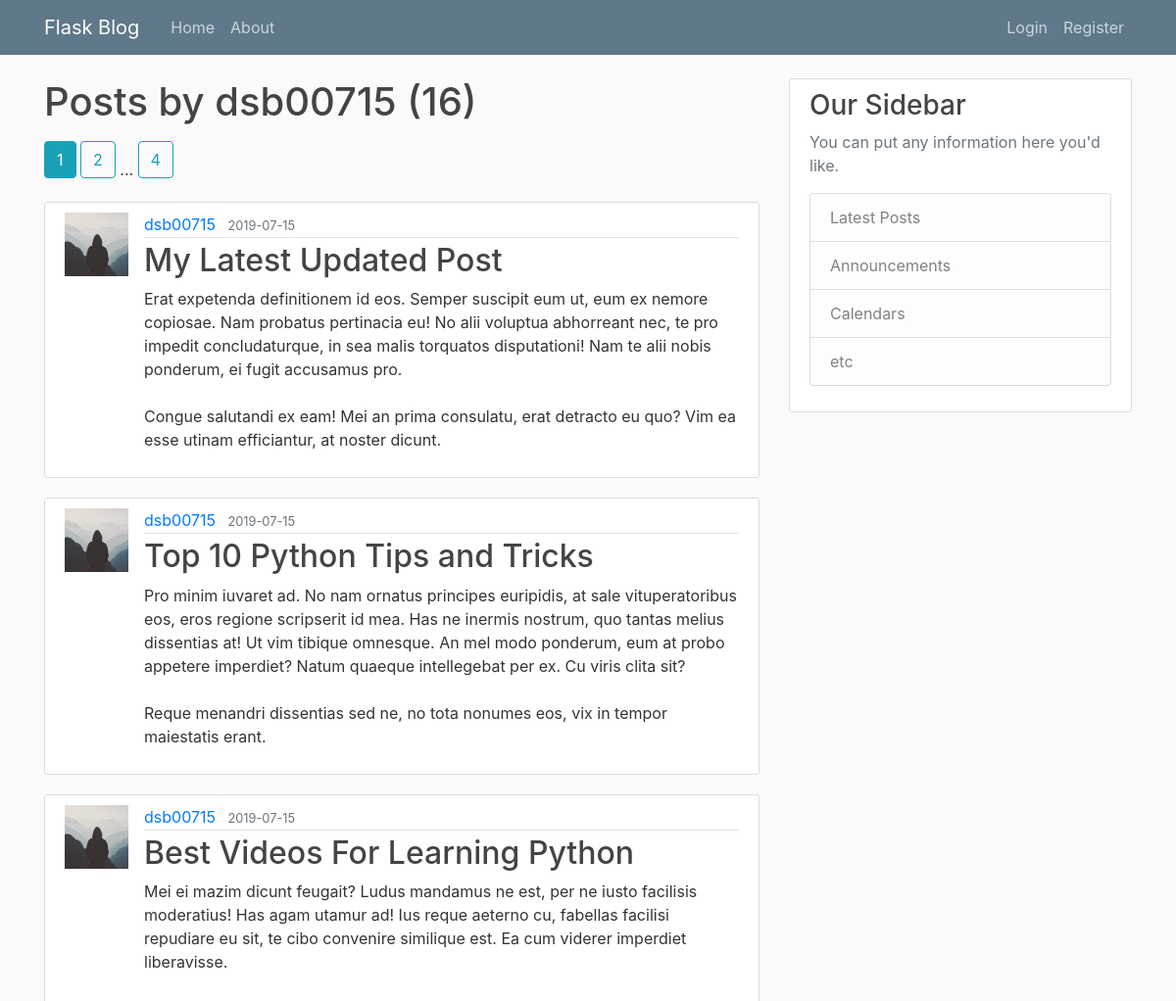
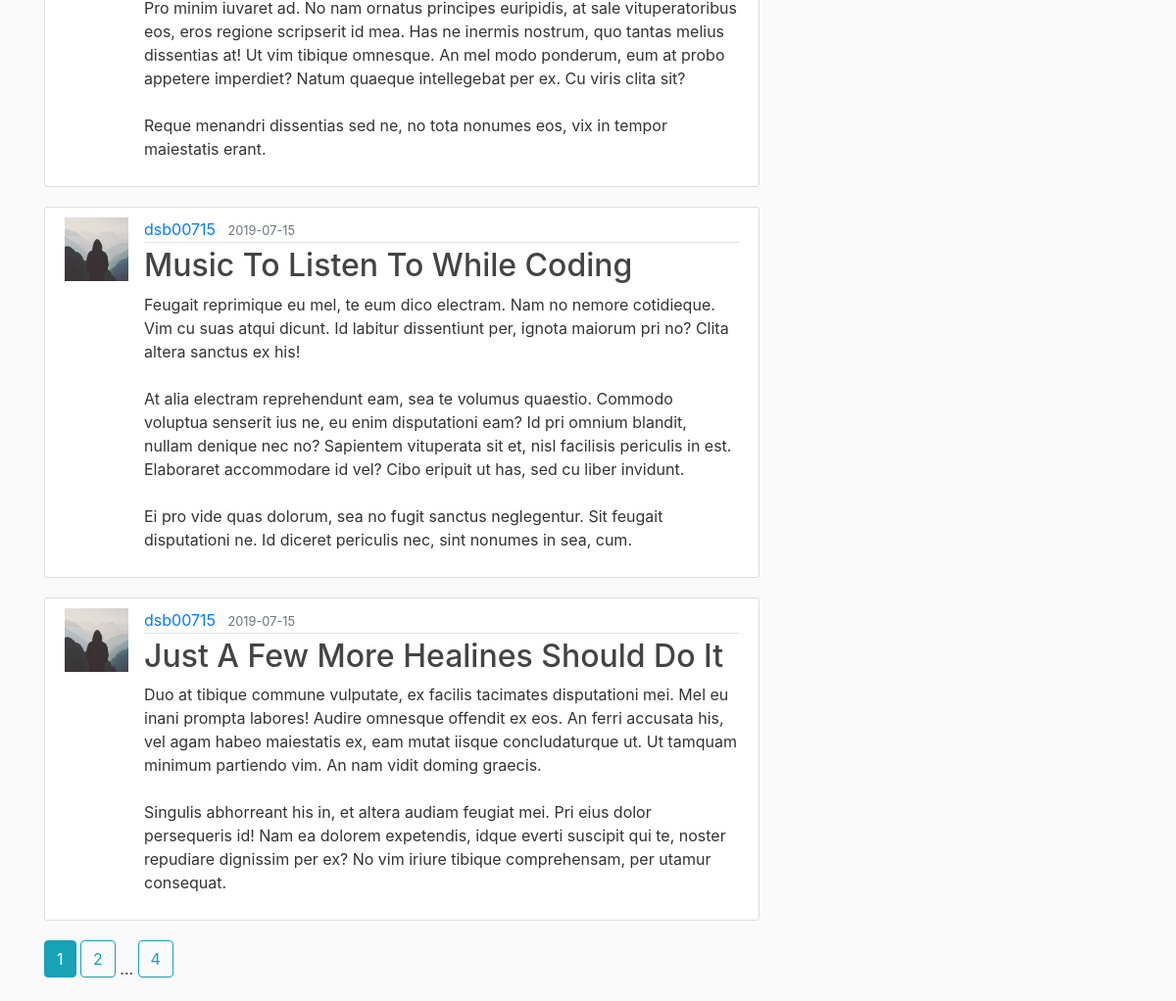
Page /user/dsb00715 on the committed database (2 pictures, top to bottom).
### app/models.py (models this page shows, shortened)
class User(_db.Model, UserMixin):
    id = _db.Column(_db.Integer, primary_key=True)
    username = _db.Column(_db.String(20), unique=True, nullable=False)
    email = _db.Column(_db.String(120), unique=True, nullable=False)
    image_file = _db.Column(_db.String(20), default='default.jpg')
    password = _db.Column(_db.String(60), nullable=False)
    posts = _db.relationship('Post', backref='author', lazy=True)

class Post(_db.Model):
    id = _db.Column(_db.Integer, primary_key=True)
    title = _db.Column(_db.String(100), nullable=False)
    date_posted = _db.Column(_db.DateTime, nullable=False, default=datetime.utcnow)
    content = _db.Column(_db.Text, nullable=False)
    user_id = _db.Column(_db.Integer, _db.ForeignKey('user.id'), nullable=False)

### app/routes.py (the view)
@app.route('/user/<string:username>')
def user_post(username):
    page = request.args.get('page', 1, type=int)
    user = User.query.filter_by(username=username).first_or_404()
    posts = Post.query.filter_by(author=user)\
        .order_by(Post.date_posted.desc())\
        .paginate(page=page, per_page=5)
    return render_template('user_posts.html', posts=posts, user=user)

### app/templates/user_posts.html
<!DOCTYPE html>
{% extends "layout.html" %}
{% block content %}
    <h1 class="mb-3">Posts by {{ user.username }} ({{ posts.total }})</h1>
    {% include "pagination.html" %}
    {% for post in posts.items %}
        <article class="media content-section">
            <img class="rounder-circle article-img"
                 src="{{ url_for('static', filename='profile_pics/' + post.author.image_file) }}" alt="">
            <div class="media-body">
                <div class="article-metadata">
                    <a class="mr-2" href="{{ url_for('user_post', username=post.author.username) }}">{{ post.author.username }}</a>
                    <small class="text-muted">{{ post.date_posted.strftime('%Y-%m-%d') }}</small>
                </div>
                <h2><a class="article-title" href="{{ url_for('post', post_id=post.id) }}">{{ post.title }}</a></h2>
                <p class="article-content">{{ post.content }}</p>
            </div>
        </article>
    {% endfor %}
    {% include "pagination.html" %}
{% endblock content %}

### app/static/main.css (style rules this page uses)
body { background: #fafafa; color: #333333; margin-top: 5rem; }
h1, h2, h3, h4, h5, h6 { color: #444444; }
.content-section { background: #ffffff; padding: 10px 20px; border: 1px solid #dddddd; border-radius: 3px; margin-bottom: 20px; }
.article-title { color: #444444; }
.article-content { white-space: pre-line; }
.article-img { height: 65px; width: 65px; margin-right: 16px; }
.article-metadata { padding-bottom: 1px; margin-bottom: 4px; border-bottom: 1px solid #e3e3e3 }

### rows in the picture
User: username "dsb00715"
Post: image_file (picture), author.username "dsb00715", date_posted "2019-07-15", title "My Latest Updated Post", content "Erat expetenda definitionem id eos. Semper suscipit eum ut, eum ex nemore copiosae. Nam probatus pertinacia eu! No alii voluptua abhorreant nec, te pro impedit concludaturque, in sea malis torquatos disputationi! Nam te alii nobis ponderum, ei fugit accusamus pro. Congue salutandi ex eam! Mei an prima consulatu, erat detracto eu quo? Vim ea esse utinam efficiantur, at noster dicunt."
Post: image_file (picture), author.username "dsb00715", date_posted "2019-07-15", title "Top 10 Python Tips and Tricks", content "Pro minim iuvaret ad. No nam ornatus principes euripidis, at sale vituperatoribus eos, eros regione scripserit id mea. Has ne inermis nostrum, quo tantas melius dissentias at! Ut vim tibique omnesque. An mel modo ponderum, eum at probo appetere imperdiet? Natum quaeque intellegebat per ex. Cu viris clita sit? Reque menandri dissentias sed ne, no tota nonumes eos, vix in tempor maiestatis erant."
Post: image_file (picture), author.username "dsb00715", date_posted "2019-07-15", title "Best Videos For Learning Python", content "Mei ei mazim dicunt feugait? Ludus mandamus ne est, per ne iusto facilisis moderatius! Has agam utamur ad! Ius reque aeterno cu, fabellas facilisi repudiare eu sit, te cibo convenire similique est. Ea cum viderer imperdiet liberavisse. Pro minim iuvaret ad. No nam ornatus principes euripidis, at sale vituperatoribus eos, eros regione scripserit id mea. Has ne inermis nostrum, quo tantas melius dissentias at! Ut vim tibique omnesque. An mel modo ponderum, eum at probo appetere imperdiet? Natum quaeque intellegebat per ex. Cu viris clita sit? Reque menandri dissentias sed ne, no tota nonumes eos, vix in tempor maiestatis erant."
Post: image_file (picture), author.username "dsb00715", date_posted "2019-07-15", title "Music To Listen To While Coding", content "Feugait reprimique eu mel, te eum dico electram. Nam no nemore cotidieque. Vim cu suas atqui dicunt. Id labitur dissentiunt per, ignota maiorum pri no? Clita altera sanctus ex his! At alia electram reprehendunt eam, sea te volumus quaestio. Commodo voluptua senserit ius ne, eu enim disputationi eam? Id pri omnium blandit, nullam denique nec no? Sapientem vituperata sit et, nisl facilisis periculis in est. Elaboraret accommodare id vel? Cibo eripuit ut has, sed cu liber invidunt. Ei pro vide quas dolorum, sea no fugit sanctus neglegentur. Sit feugait disputationi ne. Id diceret periculis nec, sint nonumes in sea, cum."
Post: image_file (picture), author.username "dsb00715", date_posted "2019-07-15", title "Just A Few More Healines Should Do It", content "Duo at tibique commune vulputate, ex facilis tacimates disputationi mei. Mel eu inani prompta labores! Audire omnesque offendit ex eos. An ferri accusata his, vel agam habeo maiestatis ex, eam mutat iisque concludaturque ut. Ut tamquam minimum partiendo vim. An nam vidit doming graecis. Singulis abhorreant his in, et altera audiam feugiat mei. Pri eius dolor persequeris id! Nam ea dolorem expetendis, idque everti suscipit qui te, noster repudiare dignissim per ex? No vim iriure tibique comprehensam, per utamur consequat."

### other values in the picture
{{ posts.total }} "16"
{{ page_num }} "1" "1"
{{ page_num }} "2" "4" "2" "4"
